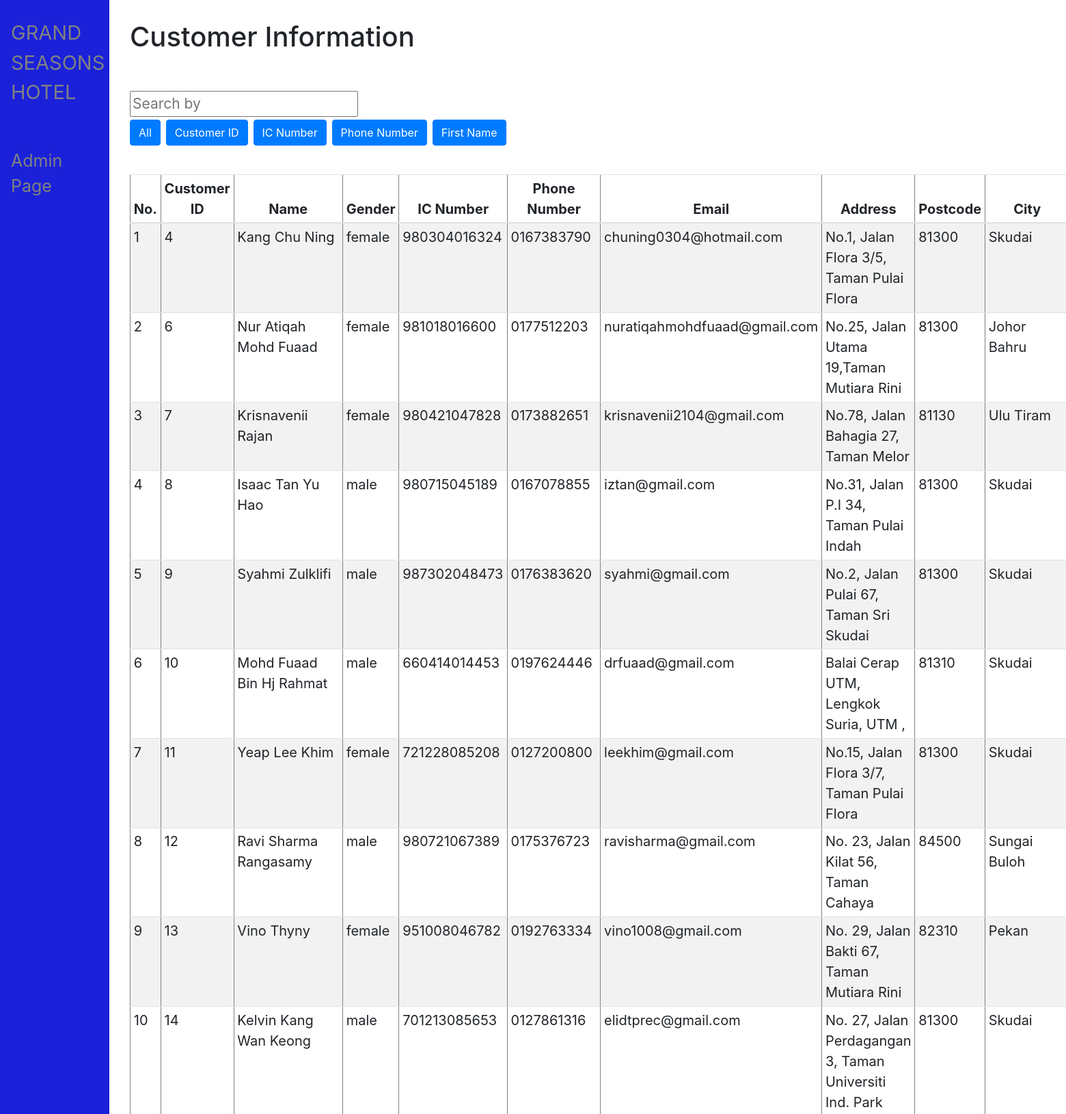
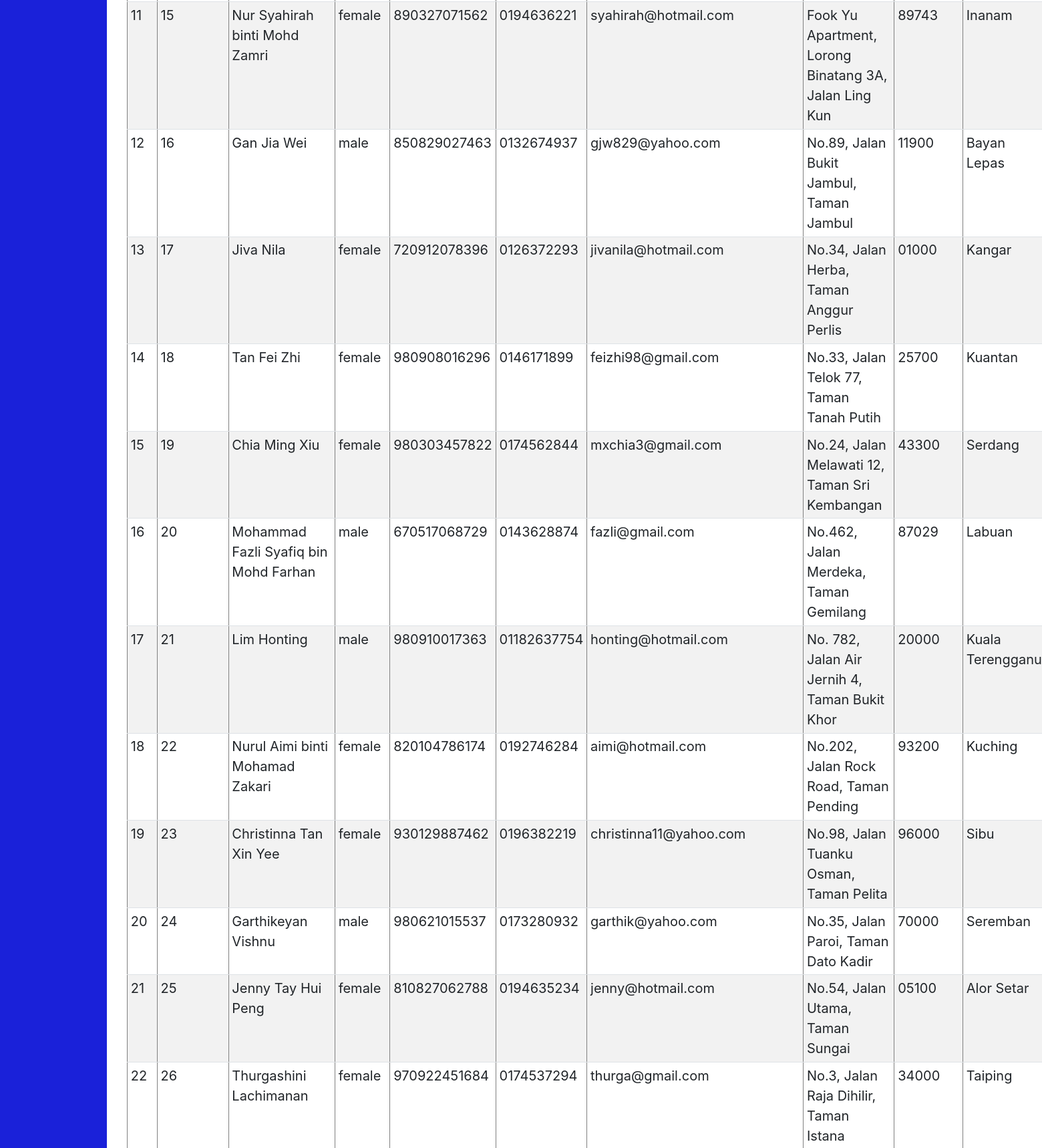
The page /admin/customer/index.php (upper part) on the database its author committed (2 pictures, top to bottom).
### tables this page shows
CREATE TABLE `customer` (
  `cust_id` int(11) NOT NULL,
  `username` varchar(255) NOT NULL,
  `password` varchar(255) NOT NULL,
  `firstname` varchar(255) NOT NULL,
  `lastname` varchar(255) NOT NULL,
  `gender` varchar(255) NOT NULL,
  `ic` varchar(255) NOT NULL,
  `phone` varchar(255) NOT NULL,
  `email` varchar(255) NOT NULL,
  `address` varchar(255) NOT NULL,
  `postcode` varchar(255) NOT NULL,
  `city` varchar(255) NOT NULL,
  `state` varchar(255) NOT NULL
);

### admin/customer/index.php (the view, shortened to what this page needs)
<!DOCTYPE html>
<html>
<head>
    <?php require_once("../../static.php") ?>
</head>
<body>
<div class="sidenav">
    <a href="../../home.php" style="font-size:29px">GRAND SEASONS HOTEL</a><br><br>
	<a href="../index.php">Admin Page</a>
</div>
<div class="main">
    <h1>Customer Information</h1>
    <div class="row">
        <div class="col-sm-12">
		<form action="index.php" method="post">
			<br><input type="text" name="searchValue" placeholder="Search by" style="font-size:21px"><br>
			<a class="btn btn-primary" role="button" href="/HRS/admin/customer/">All</a>
			<input type="submit" class="btn btn-primary" name="searchByIDButton" value="Customer ID">
			<input type="submit" class="btn btn-primary" name="searchByICButton" value="IC Number">
			<input type="submit" class="btn btn-primary" name="searchByPhoneButton" value="Phone Number">
			<input type="submit" class="btn btn-primary" name="searchByFNameButton" value="First Name">
		</form>
		</div>
    </div><br>
    <table class="table table-striped table-sm" border=1px style="font-size:20px">
        <thead>
			<tr>
				<th scope="col" style="text-align:center">No.</th>
				<th scope="col" style="text-align:center">Customer ID</th>
				<th scope="col" style="text-align:center">Name</th>
				<th scope="col" style="text-align:center">Gender</th>
				<th scope="col" style="text-align:center">IC Number</th>
				<th scope="col" style="text-align:center">Phone Number</th>
				<th scope="col" style="text-align:center">Email</th>
				<th scope="col" style="text-align:center">Address</th>
				<th scope="col" style="text-align:center">Postcode</th>
				<th scope="col" style="text-align:center">City</th>
			</tr>
        </thead>
        <tbody>
		<?php
		$con = mysqli_connect("localhost","root","ROOT","hrsdb");
		if(isset($_POST['searchByIDButton'])){
			$data = getPost();
			$qry = mysqli_query($con,"SELECT * from customer where cust_id = $data[0] ");
			if(mysqli_num_rows($qry)>0){
				$bil=1;
				while($row = mysqli_fetch_array($qry)){
					echo "<tr>
							<td>$bil</td>
							<td>$row[cust_id]</td>
							<td>$row[firstname] $row[lastname]</td>
							<td>$row[gender]</td>
							<td>$row[ic]</td>
							<td>$row[phone]</td>
							<td>$row[email]</td>
							<td>$row[address]</td>
							<td>$row[postcode]</td>
							<td>$row[city]</td>
							<td>$row[state]</td>
						  </tr>";
				$bil++;
				}
			}
			else{
				echo 'No Data For This Customer ID';
			}
		}
		else{
			$qry = mysqli_query($con,"SELECT * from customer");
			if(mysqli_num_rows($qry)>0){
				$bil=1;
				while($row = mysqli_fetch_array($qry)){
					echo "<tr>
							<td>$bil</td>
							<td>$row[cust_id]</td>
							<td>$row[firstname] $row[lastname]</td>
							<td>$row[gender]</td>
							<td>$row[ic]</td>
							<td>$row[phone]</td>
							<td>$row[email]</td>
							<td>$row[address]</td>
							<td>$row[postcode]</td>
							<td>$row[city]</td>
							<td>$row[state]</td>
						  </tr>";
				$bil++;
				}
			}
		}
		?>
        </tbody>
    </table>
</div>
</body>
</html>

### static/me/style.css (style rules this page uses)
body { font-family: "Lato", sans-serif; }
.sidenav { height: 100%; width: 160px; position: fixed; z-index: 1; top: 0; left: 0; background-color: #1a21d9; overflow-x: hidden; padding-top: 20px; }
.sidenav a { padding: 6px 8px 6px 16px; text-decoration: none; font-size: 25px; color: #818181; display: block; }
.main { margin-left: 180px; font-size: 28px; padding: 0 10px; margin-top: 30px; }

### rows shown on the page
customer: cust_id "4", firstname "Kang", lastname "Chu Ning", gender "female", ic "980304016324", phone "0167383790", email "chuning0304@hotmail.com", address "No.1, Jalan Flora 3/5, Taman Pulai Flora", postcode "81300", city "Skudai"
customer: cust_id "6", firstname "Nur Atiqah", lastname "Mohd Fuaad", gender "female", ic "981018016600", phone "0177512203", email "nuratiqahmohdfuaad@gmail.com", address "No.25, Jalan Utama 19,Taman Mutiara Rini", postcode "81300", city "Johor Bahru"
customer: cust_id "7", firstname "Krisnavenii", lastname "Rajan", gender "female", ic "980421047828", phone "0173882651", email "krisnavenii2104@gmail.com", address "No.78, Jalan Bahagia 27, Taman Melor", postcode "81130", city "Ulu Tiram"
customer: cust_id "8", firstname "Isaac Tan", lastname "Yu Hao", gender "male", ic "980715045189", phone "0167078855", email "iztan@gmail.com", address "No.31, Jalan P.I 34, Taman Pulai Indah", postcode "81300", city "Skudai"
customer: cust_id "9", firstname "Syahmi", lastname "Zulklifi", gender "male", ic "987302048473", phone "0176383620", email "syahmi@gmail.com", address "No.2, Jalan Pulai 67, Taman Sri Skudai", postcode "81300", city "Skudai"
customer: cust_id "10", firstname "Mohd Fuaad", lastname "Bin Hj Rahmat", gender "male", ic "660414014453", phone "0197624446", email "drfuaad@gmail.com", address "Balai Cerap UTM, Lengkok Suria, UTM ,", postcode "81310", city "Skudai"
customer: cust_id "11", firstname "Yeap", lastname "Lee Khim", gender "female", ic "721228085208", phone "0127200800", email "leekhim@gmail.com", address "No.15, Jalan Flora 3/7, Taman Pulai Flora", postcode "81300", city "Skudai"
customer: cust_id "12", firstname "Ravi Sharma", lastname "Rangasamy", gender "male", ic "980721067389", phone "0175376723", email "ravisharma@gmail.com", address "No. 23, Jalan Kilat 56, Taman Cahaya", postcode "84500", city "Sungai Buloh"
customer: cust_id "13", firstname "Vino", lastname "Thyny", gender "female", ic "951008046782", phone "0192763334", email "vino1008@gmail.com", address "No. 29, Jalan Bakti 67, Taman Mutiara Rini", postcode "82310", city "Pekan"
customer: cust_id "14", firstname "Kelvin Kang", lastname "Wan Keong", gender "male", ic "701213085653", phone "0127861316", email "elidtprec@gmail.com", address "No. 27, Jalan Perdagangan 3, Taman Universiti Ind. Park", postcode "81300", city "Skudai"
customer: cust_id "15", firstname "Nur Syahirah", lastname "binti Mohd Zamri", gender "female", ic "890327071562", phone "0194636221", email "syahirah@hotmail.com", address "Fook Yu Apartment, Lorong Binatang 3A, Jalan Ling Kun", postcode "89743", city "Inanam"
customer: cust_id "16", firstname "Gan", lastname "Jia Wei", gender "male", ic "850829027463", phone "0132674937", email "gjw829@yahoo.com", address "No.89, Jalan Bukit Jambul, Taman Jambul", postcode "11900", city "Bayan Lepas"
customer: cust_id "17", firstname "Jiva", lastname "Nila", gender "female", ic "720912078396", phone "0126372293", email "jivanila@hotmail.com", address "No.34, Jalan Herba, Taman Anggur Perlis", postcode "01000", city "Kangar"
customer: cust_id "18", firstname "Tan", lastname "Fei Zhi", gender "female", ic "980908016296", phone "0146171899", email "feizhi98@gmail.com", address "No.33, Jalan Telok 77, Taman Tanah Putih", postcode "25700", city "Kuantan"
customer: cust_id "19", firstname "Chia", lastname "Ming Xiu", gender "female", ic "980303457822", phone "0174562844", email "mxchia3@gmail.com", address "No.24, Jalan Melawati 12, Taman Sri Kembangan", postcode "43300", city "Serdang"
customer: cust_id "20", firstname "Mohammad Fazli Syafiq", lastname "bin Mohd Farhan", gender "male", ic "670517068729", phone "0143628874", email "fazli@gmail.com", address "No.462, Jalan Merdeka, Taman Gemilang", postcode "87029", city "Labuan"
customer: cust_id "21", firstname "Lim", lastname "Honting", gender "male", ic "980910017363", phone "01182637754", email "honting@hotmail.com", address "No. 782, Jalan Air Jernih 4, Taman Bukit Khor", postcode "20000", city "Kuala Terengganu"
customer: cust_id "22", firstname "Nurul Aimi", lastname "binti Mohamad Zakari", gender "female", ic "820104786174", phone "0192746284", email "aimi@hotmail.com", address "No.202, Jalan Rock Road, Taman Pending", postcode "93200", city "Kuching"
customer: cust_id "23", firstname "Christinna Tan", lastname "Xin Yee", gender "female", ic "930129887462", phone "0196382219", email "christinna11@yahoo.com", address "No.98, Jalan Tuanku Osman, Taman Pelita", postcode "96000", city "Sibu"
customer: cust_id "24", firstname "Garthikeyan", lastname "Vishnu", gender "male", ic "980621015537", phone "0173280932", email "garthik@yahoo.com", address "No.35, Jalan Paroi, Taman Dato Kadir", postcode "70000", city "Seremban"
customer: cust_id "25", firstname "Jenny Tay", lastname "Hui Peng", gender "female", ic "810827062788", phone "0194635234", email "jenny@hotmail.com", address "No.54, Jalan Utama, Taman Sungai", postcode "05100", city "Alor Setar"
customer: cust_id "26", firstname "Thurgashini", lastname "Lachimanan", gender "female", ic "970922451684", phone "0174537294", email "thurga@gmail.com", address "No.3, Jalan Raja Dihilir, Taman Istana", postcode "34000", city "Taiping"
